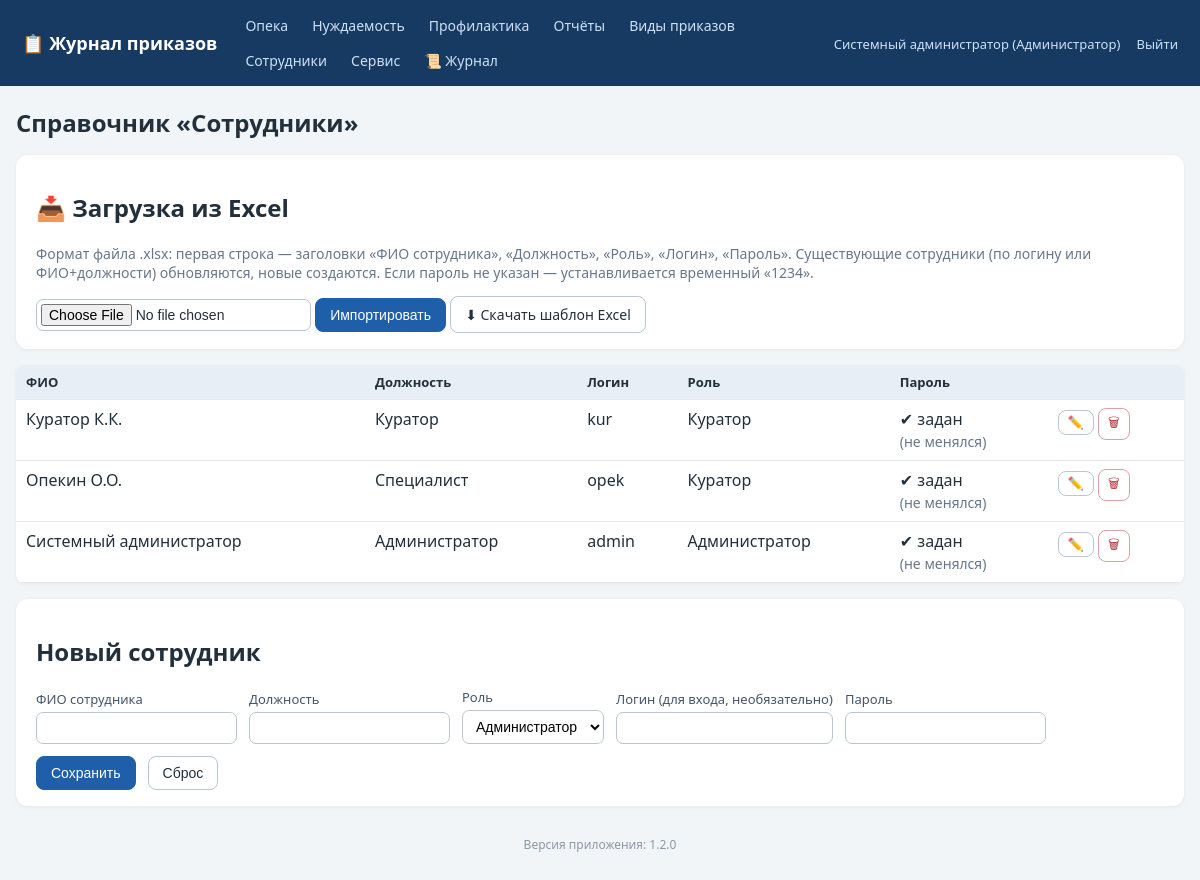
The page /employees (signed in) on the database as committed earlier.
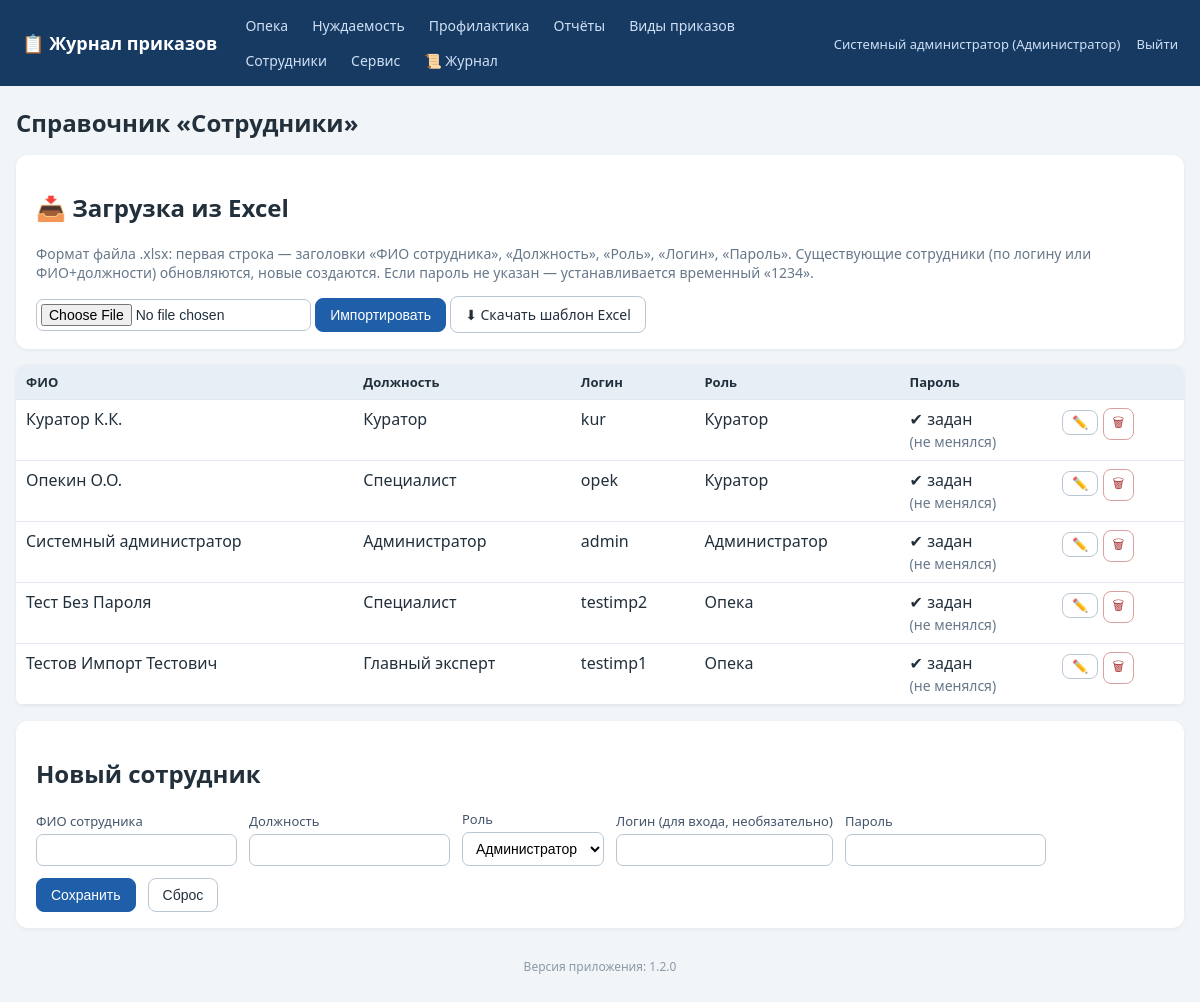
The same page on the database as committed later.
### tables this page shows
CREATE TABLE employees (
    id INTEGER PRIMARY KEY AUTOINCREMENT,
    full_name TEXT NOT NULL,
    position TEXT NOT NULL DEFAULT '',
    login TEXT UNIQUE,
    password_hash TEXT,
    role_id INTEGER REFERENCES roles(id)
, pwd_changed_at TEXT);

CREATE TABLE roles (
    id INTEGER PRIMARY KEY AUTOINCREMENT,
    name TEXT UNIQUE NOT NULL
);

### app.py (the view)
@app.route('/employees')
def employees():
    require_login()
    conn = get_db()
    rows = conn.execute('SELECT e.*, r.name role_name FROM employees e '
                        'LEFT JOIN roles r ON r.id=e.role_id ORDER BY e.full_name').fetchall()
    conn.close()
    return render_template('employees.html', rows=rows)

### app.py (called while the page is built)
@app.after_request
def log_request(response):
    try:
        uid = session.get('user_id')
        status = response.status_code
        lvl = logging.WARNING if status >= 400 else logging.INFO
        log.log(lvl, f'[HTTP] {request.method} {request.path} -> {status} '
                     f'(IP: {request.remote_addr}, user_id: {uid or "-"})')
        if status == 403:
            audit('ОТКАЗ В ДОСТУПЕ (403)', f'{request.method} {request.path}')
        if (request.endpoint == 'login' and request.method == 'POST'
                and status == 200):
            log.warning(f'[БЕЗОПАСНОСТЬ] Неудачная попытка входа: логин '
                        f"'{request.form.get('login','')}' от IP "
                        f"{request.remote_addr}")
    except Exception:
        pass
    return response

def get_db():
    conn = sqlite3.connect(DB_PATH)
    conn.row_factory = sqlite3.Row
    conn.execute('PRAGMA foreign_keys = ON')
    return conn

def current_user():
    uid = session.get('user_id')
    if not uid:
        return None
    conn = get_db()
    u = conn.execute('SELECT e.*, r.name AS role_name FROM employees e '
                     'LEFT JOIN roles r ON r.id=e.role_id WHERE e.id=?', (uid,)).fetchone()
    conn.close()
    return u

def require_login():
    if not current_user():
        abort(redirect(url_for('login')))

def can_access_journal(user, journal):
    if not user:
        return False
    if user['role_name'] == 'Администратор':
        return True
    return user['role_name'] in ROLE_ACCESS[journal]

@app.before_request
def _guard():
    open_exceptions = ('login', 'logout', 'static')
    if request.endpoint in open_exceptions:
        return
    if not session.get('user_id'):
        return redirect(url_for('login'))

@app.context_processor
def inject_globals():
    user = current_user()
    journals = [j for j in JOURNAL_TYPES if user and can_access_journal(user, j)]
    return dict(
        cu=user,
        accessible_journals=[(j, JOURNAL_TITLES[j]) for j in journals],
        all_journals=[(j, JOURNAL_TITLES[j]) for j in JOURNAL_TYPES],
        journal_titles=JOURNAL_TITLES,
        all_roles=ALL_ROLES,
        app_version=APP_VERSION,
    )

### templates/employees.html (shortened to what this page needs)
{% extends 'base.html' %}
{% block content %}
<h1>Справочник «Сотрудники»</h1>
{% if cu and cu.role_name=='Администратор' %}
<div class="panel no-print">
  <h2>📥 Загрузка из Excel</h2>
  <p class="muted">Формат файла .xlsx: первая строка — заголовки «ФИО сотрудника», «Должность», «Роль», «Логин», «Пароль».
     Существующие сотрудники (по логину или ФИО+должности) обновляются, новые создаются.
     Если пароль не указан — устанавливается временный «1234».</p>
  <form method="post" action="{{ url_for('employees_import') }}" enctype="multipart/form-data" style="display:inline">
    <input type="file" name="file" accept=".xlsx" required>
    <button class="btn primary" type="submit">Импортировать</button>
  </form>
  <a class="btn" href="{{ url_for('employees_template') }}">⬇ Скачать шаблон Excel</a>
</div>
{% endif %}
<table class="grid">
  <tr><th>ФИО</th><th>Должность</th><th>Логин</th><th>Роль</th><th>Пароль</th><th></th></tr>
  {% for r in rows %}
  <tr>
    <td>{{ r.full_name }}</td><td>{{ r.position }}</td>
    <td>{{ r.login or '—' }}</td><td>{{ r.role_name or '—' }}</td>
    <td>{{ '✔ задан' if r.password_hash else '—' }}{% if r.password_hash and not r.pwd_changed_at %}<br><span class="muted">(не менялся)</span>{% endif %}</td>
    <td class="actions">
      <button class="btn sm" data-id="{{ r.id }}" data-fio="{{ r.full_name }}" data-pos="{{ r.position or '' }}"
              data-login="{{ r.login or '' }}" data-role="{{ r.role_name or 'Куратор' }}"
              data-haspw="{{ 1 if r.password_hash else 0 }}" onclick="editEmp(this)">✏️</button>
      <form method="post" action="{{ url_for('employee_delete', eid=r.id) }}" style="display:inline"
            onsubmit="return confirm('Удалить сотрудника?')"><button class="btn sm danger">🗑</button></form>
    </td>
  </tr>
  {% endfor %}
</table>
<div class="panel">
  <h2 id="empFormTitle">Новый сотрудник</h2>
  <form method="post" action="{{ url_for('employee_save') }}" id="empForm">
    <label>ФИО сотрудника <input name="full_name" id="emp_fio" required></label>
    <label>Должность <input name="position" id="emp_pos"></label>
    <label>Роль
      <select name="role" id="emp_role">
        {% for role in all_roles %}<option>{{ role }}</option>{% endfor %}
      </select>
    </label>
    <label>Логин (для входа, необязательно) <input name="login" id="emp_login" autocomplete="off"></label>
    <label id="pwLabel">Пароль <input type="password" name="password" id="emp_pw" autocomplete="new-password"></label>
    <button class="btn primary" type="submit">Сохранить</button>
    <button class="btn" type="button" onclick="resetEmp()">Сброс</button>
  </form>
</div>
{% endblock %}

### templates/base.html (shortened to what this page needs)
<!DOCTYPE html>
<html lang="ru">
<head>
<link rel="stylesheet" href="{{ url_for('static', filename='style.css') }}">
</head>
<body>
<header class="topbar no-print">
  <div class="brand"><a href="{{ url_for('index') }}">📋 Журнал приказов</a></div>
  <nav>
    {% for j, t in accessible_journals %}
      <a href="{{ url_for('journal_list', journal=j) }}">{{ t }}</a>
    {% endfor %}
    {% if cu and (cu.role_name in ['Администратор','Куратор']) %}
      <a href="{{ url_for('reports') }}">Отчёты</a>
    {% endif %}
    <a href="{{ url_for('order_types') }}">Виды приказов</a>
    {% if cu and cu.role_name == 'Администратор' %}
      <a href="{{ url_for('employees') }}">Сотрудники</a>
      <a href="{{ url_for('service') }}">Сервис</a>
      <a href="{{ url_for('logs_view') }}" title="Журнал логирования">📜 Журнал</a>
    {% endif %}
  </nav>
  <div class="userbox">
    {% if cu %}
      <a href="{{ url_for('profile') }}" title="Сменить пароль">{{ cu.full_name }} ({{ cu.role_name }})</a>
      <a href="{{ url_for('logout') }}">Выйти</a>
    {% endif %}
  </div>
</header>
<main class="container">
  {% block content %}{% endblock %}
</main>
<footer class="foot no-print">Версия приложения: {{ app_version }}</footer>
</body>
</html>

### static/style.css (style rules this page uses)
:root { --bs:#1f5fa9;--bg:#f2f5f8;--tx:#22303c; }
* { box-sizing:border-box }
body { margin:0;font-family:"Segoe UI",Arial,sans-serif;background:var(--bg);color:var(--tx); }
a { color:var(--bs); }
.topbar { display:flex;align-items:center;gap:18px;flex-wrap:wrap;background:#173a63;color:#fff;padding:10px 22px; }
.topbar .brand a { color:#fff;font-weight:700;font-size:18px;text-decoration:none; }
.topbar nav { display:flex;gap:4px;flex-wrap:wrap;flex:1; }
.topbar nav a { color:#cfe0f5;text-decoration:none;padding:6px 10px;border-radius:6px;font-size:14px; }
.userbox a { color:#cfe0f5;text-decoration:none;font-size:13px;margin-left:12px; }
.container { max-width:1200px;margin:20px auto;padding:0 16px; }
h1 { font-size:24px; }
.panel { background:#fff;border-radius:12px;padding:16px 20px;margin:16px 0;box-shadow:0 1px 4px rgba(0,0,0,.06); }
.panel form { display:flex;flex-wrap:wrap;gap:12px;align-items:end; }
label { display:flex;flex-direction:column;font-size:13px;gap:4px;color:#44556a; }
input,select { padding:7px 9px;border:1px solid #b9c6d3;border-radius:7px;font-size:14px;background:#fff; }
input[type=file] { padding:4px; }
.btn { display:inline-block;padding:8px 14px;border-radius:8px;border:1px solid #b9c6d3;background:#fff;color:var(--tx);cursor:pointer;font-size:14px;text-decoration:none; }
.btn.primary { background:var(--bs);border-color:var(--bs);color:#fff; }
.btn.danger { background:#fff;border-color:#dba0a0;color:#a33; }
.btn.sm { padding:4px 9px;font-size:13px; }
table.grid { width:100%;border-collapse:collapse;background:#fff;margin:14px 0;box-shadow:0 1px 4px rgba(0,0,0,.06);border-radius:8px;overflow:hidden; }
.grid th { background:#e8eef5;font-size:13px;text-align:left; }
.grid th,.grid td { padding:8px 10px;border-bottom:1px solid #e2e8ef;vertical-align:top; }
.actions { white-space:nowrap; }
.muted { color:#67788a;font-size:14px; }
.foot { text-align:center;color:#8a99a8;font-size:12px;margin:30px 0; }

Rows that differ between the two databases and show on the page:
added employees: full_name "Тест Без Пароля", position "Специалист", login "testimp2", name "Опека", password_hash "✔ задан", shows "(не менялся)"
added employees: full_name "Тестов Импорт Тестович", position "Главный эксперт", login "testimp1", name "Опека", password_hash "✔ задан", shows "(не менялся)"
